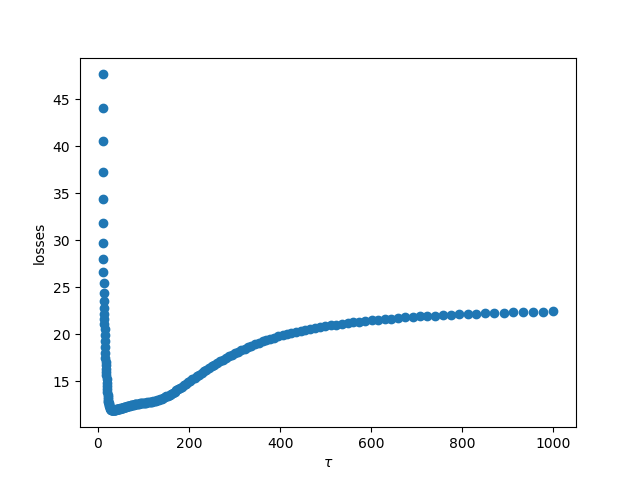

Write Python code to recreate this figure.
# -*- coding: utf-8 -*-
"""
Created on Tue Sep 12 20:39:09 2017

"""
from __future__ import print_function
import matplotlib.pyplot as plt
from scipy.misc import logsumexp
import numpy as np
from sklearn.datasets import load_boston
import math
import random
np.random.seed(0)

# load boston housing prices dataset
boston = load_boston()
x = boston['data']
N = x.shape[0]
x = np.concatenate((np.ones((506,1)),x),axis=1) #add constant one feature - no bias needed
d = x.shape[1]
y = boston['target']

idx = np.random.permutation(range(N))


#helper function
def l2(A,B):
    '''
    Input: A is a Nxd matrix
           B is a Mxd matirx
    Output: dist is a NxM matrix where dist[i,j] is the square norm between A[i,:] and B[j,:]
    i.e. dist[i,j] = ||A[i,:]-B[j,:]||^2
    '''
    A_norm = (A**2).sum(axis=1).reshape(A.shape[0],1)
    B_norm = (B**2).sum(axis=1).reshape(1,B.shape[0])
    dist = A_norm+B_norm-2*A.dot(B.transpose())
    return dist

#helper function
def run_on_fold(x_test, y_test, x_train, y_train, taus):
    '''
    Input: x_test is the N_test x d design matrix
           y_test is the N_test x 1 targets vector
           x_train is the N_train x d design matrix
           y_train is the N_train x 1 targets vector
           taus is a vector of tau values to evaluate
    output: losses a vector of average losses one for each tau value
    '''
    N_test = x_test.shape[0]
    losses = np.zeros(taus.shape)

    for j,tau in enumerate(taus):
        M = np.exp(-1 * l2(x_test, x_train) / (2*(tau**2)))
        # M = -1 * l2(x_test, x_train) / (2*(tau**2))
        predictions =  np.array([LRLS(x_test[i,:],x_train,y_train, tau, M[i,:]) \
                        for i in range(N_test)])
        losses[j] = ((predictions.flatten()-y_test.flatten())**2).mean()
        print(j+1, "/", len(taus))

    return losses

#to implement
def LRLS(test_datum,x_train,y_train, tau,M,lam=1e-5):
    '''
    Input: test_data is a 1xd test vector
           x_train is the N_train x d design matrix
           y_train is the N_train x 1 targets vector
           tau is the local reweighting parameter
           M is a 1*N_train matrix
           lam is the regularization parameter
    output is y_hat the prediction on test_datum
    '''
    den = np.sum(M)
    # den = logsumexp(M)
    A = np.zeros((x_train.shape[0], x_train.shape[0]))
    for i in range(x_train.shape[0]):
        A[i][i] = M[i] / den
        # A[i][i] = np.exp(M[i] - den)
    # left,right means the terms in the corresponding sides in analytical solution
    left = np.dot(np.dot(x_train.transpose(), A),  x_train) + lam * np.eye(x_train.shape[1])
    right = np.dot(np.dot(x_train.transpose(), A), y_train)
    w_opt = np.linalg.solve(left, right)
    y_pred = np.dot(test_datum, w_opt)
    return y_pred



def run_k_fold(x,y,taus,k):
    '''
    Input: x is the N x d design matrix
           y is the N x 1 targets vector
           taus is a vector of tau values to evaluate
           K in the number of folds
    output is losses a vector of k-fold cross validation losses one for each tau value
    '''

    subset_size = len(x)/k
    random_indices = np.random.permutation(range(len(x)))# Generate shuffled indices into dataset
    losses = np.zeros((k,len(taus)))

    for i in range(k):
        print('The program is under', i+1, 'round. It runs', k, 'rounds in total.')
        test_indices = random_indices[i*subset_size: (i+1)*subset_size]
        train_indices = [k for k in random_indices if k not in test_indices]# Remove test set from the whole set to form training set
        losses[i,:] = run_on_fold(x[test_indices,:], y[test_indices], \
            x[train_indices,:], y[train_indices], taus)
    losses = np.mean(losses,axis=0)
    return losses


if __name__ == "__main__":
    # In this excersice we fixed lambda (hard coded to 1e-5) and only set tau value. Feel free to play with lambda as well if you wish
    taus = np.logspace(1.0,3,200)
    losses = run_k_fold(x,y,taus,k=5)

    plt.scatter(taus,losses)
    plt.xlabel(r'$\tau$')
    plt.ylabel('losses')
    print("min loss = {}".format(losses.min()))
    plt.show()
